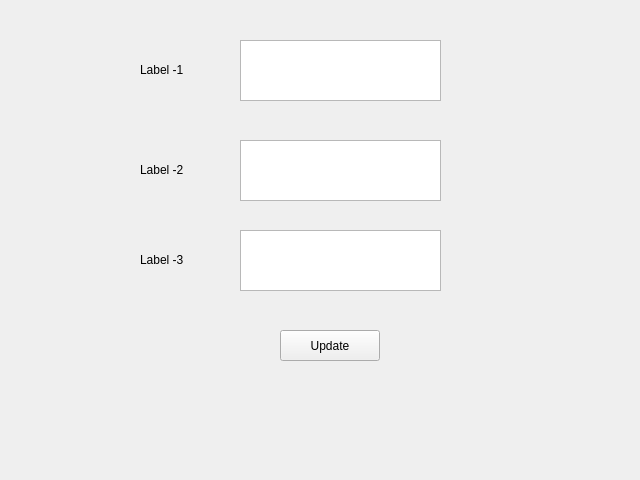
<?xml version="1.0" encoding="UTF-8"?>
<ui version="4.0">
 <class>changeLabelName</class>
 <widget class="QWidget" name="changeLabelName">
  <property name="geometry">
   <rect>
    <x>0</x>
    <y>0</y>
    <width>640</width>
    <height>480</height>
   </rect>
  </property>
  <property name="windowTitle">
   <string>Form</string>
  </property>
  <widget class="QTextEdit" name="textEditLabel1">
   <property name="geometry">
    <rect>
     <x>240</x>
     <y>40</y>
     <width>201</width>
     <height>61</height>
    </rect>
   </property>
  </widget>
  <widget class="QTextEdit" name="textEditLabel2">
   <property name="geometry">
    <rect>
     <x>240</x>
     <y>140</y>
     <width>201</width>
     <height>61</height>
    </rect>
   </property>
  </widget>
  <widget class="QTextEdit" name="textEditLabel3">
   <property name="geometry">
    <rect>
     <x>240</x>
     <y>230</y>
     <width>201</width>
     <height>61</height>
    </rect>
   </property>
  </widget>
  <widget class="QLabel" name="label">
   <property name="geometry">
    <rect>
     <x>140</x>
     <y>60</y>
     <width>67</width>
     <height>19</height>
    </rect>
   </property>
   <property name="text">
    <string>Label -1</string>
   </property>
  </widget>
  <widget class="QLabel" name="label_2">
   <property name="geometry">
    <rect>
     <x>140</x>
     <y>160</y>
     <width>67</width>
     <height>19</height>
    </rect>
   </property>
   <property name="text">
    <string>Label -2</string>
   </property>
  </widget>
  <widget class="QLabel" name="label_3">
   <property name="geometry">
    <rect>
     <x>140</x>
     <y>250</y>
     <width>67</width>
     <height>19</height>
    </rect>
   </property>
   <property name="text">
    <string>Label -3</string>
   </property>
  </widget>
  <widget class="QPushButton" name="updateNameButton">
   <property name="geometry">
    <rect>
     <x>280</x>
     <y>330</y>
     <width>100</width>
     <height>31</height>
    </rect>
   </property>
   <property name="text">
    <string>Update</string>
   </property>
  </widget>
 </widget>
 <resources/>
 <connections/>
</ui>
